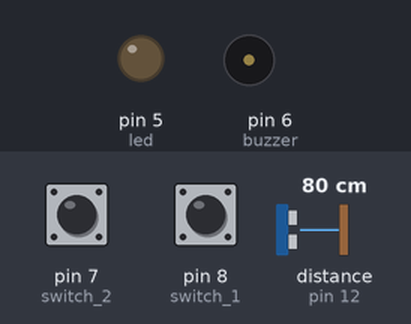
Recording of a sketch running on a simulated Arduino Uno, built with avr-gcc and run on an emulated ATmega328P. On the bench: output pins drawn as LEDs (lit = HIGH), buzzer (waves = sounding, pin HIGH). Wiring (inferred from the names in the program): ultrasonic range finder: trigger pin 13; echo pin 12. Inputs (shaded band) come from the test bench; at power-on: distance to the obstacle (sensor on pin 12) 80 cm, pin 7 (switch_2) LOW, pin 8 (switch_1) HIGH. The echo pulse lasts 58.3 µs per cm; pins used as bus, display or sensor lines are not drawn.

Above: at 1.3 s.
1.4 s: distance to the obstacle (sensor on pin 12) set to 51 cm
2.9 s: distance to the obstacle (sensor on pin 12) set to 45 cm
At 3.6 s:
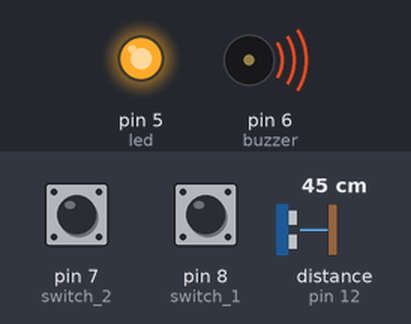
4.5 s: distance to the obstacle (sensor on pin 12) set to 60 cm
At 5.2 s:
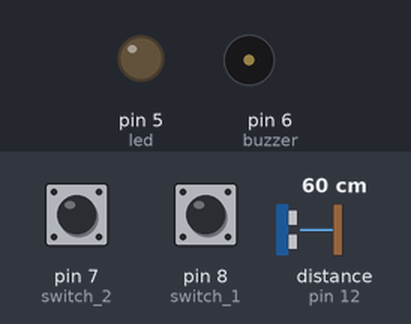
6.0 s: distance to the obstacle (sensor on pin 12) set to 2 cm
At 6.7 s:
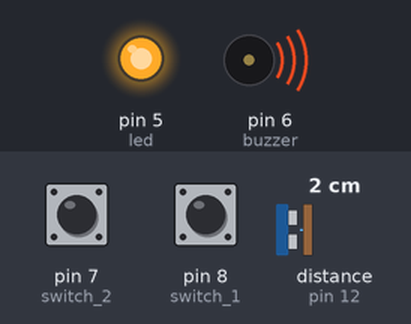
Timing chart, 0 to 8.5 s (numbered marks = the images above; inputs shaded):
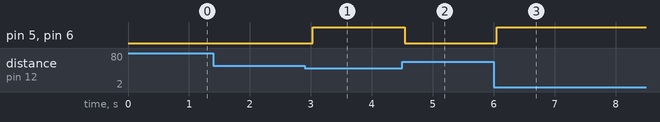

The sketch:

main.ino
```cpp
#define trigPin 13
#define echoPin 12
#define buzzer 6
#define led 5
#define switch_1 8
#define switch_2 7

void setup()
{
pinMode(trigPin, OUTPUT);
pinMode(echoPin, INPUT);

pinMode(switch_1, INPUT);
pinMode(switch_2, INPUT);

pinMode(buzzer, OUTPUT);
pinMode(led, OUTPUT);
}
void loop()
{
long duration, distance, dis;
bool write_enable;
digitalWrite(trigPin, LOW);
delayMicroseconds(2);
digitalWrite(trigPin, HIGH);
delayMicroseconds(10);
digitalWrite(trigPin, LOW);
duration = pulseIn(echoPin, HIGH); // thoi gian LoW hoac HIGH // thoi gian tu phat den luc nhan
distance = (duration/2) / 28.02;
dis = 25;
if(digitalRead(switch_1) == 0  && digitalRead(switch_2) == 1 ){ dis = 25; write_enable = 1;}
else if(digitalRead(switch_1) == 1  && digitalRead(switch_2) == 0 ){ dis = 50; write_enable = 1;}
else if(digitalRead(switch_1) == 0  && digitalRead(switch_2) == 0 ){ dis = 75; write_enable = 1;}
else write_enable = 0;
if(write_enable == 1){
if (distance < dis ) // Checking the distance, you can change the value
    {
     // When the the distance below 25 cm
        digitalWrite(buzzer, HIGH);
        digitalWrite(led, HIGH);
    }
else
    {
    // when greater than 25 cm
        digitalWrite(buzzer,LOW);
        digitalWrite(led,LOW);
    }
}
 delay(500);

}
```

Measured:
- the behaviour switches between 49 and 48 cm on distance to the obstacle (sensor on pin 12) (found by bisection; images 0 and 1)
- after the input at 1.4 s, every drawn part: stays the same
- after the input at 2.9 s, pin 5 (led), pin 6 (buzzer): LOW → HIGH after 0.13 s
- after the input at 4.5 s, pin 5 (led), pin 6 (buzzer): HIGH → LOW at once
- after the input at 6.0 s, pin 5 (led), pin 6 (buzzer): LOW → HIGH after 0.05 s
